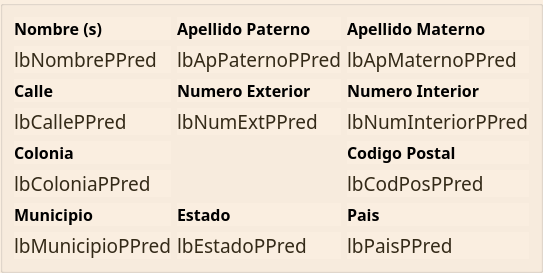
                   <widget class="QgsCollapsibleGroupBox" name="mGroupBox_7">
                    <property name="maximumSize">
                     <size>
                      <width>900</width>
                      <height>16777215</height>
                     </size>
                    </property>
                    <property name="font">
                     <font>
                      <family>Century Gothic</family>
                      <pointsize>12</pointsize>
                      <weight>75</weight>
                      <bold>true</bold>
                     </font>
                    </property>
                    <property name="styleSheet">
                     <string notr="true">QgsCollapsibleGroupBoxBasic::title, QgsCollapsibleGroupBox::title {  subcontrol-origin: margin;  subcontrol-position: top left;  margin-left: 20px;  margin-right: 5px;  left: 0px;  top: 2px;}
QGroupBox, QLabel{
background : rgb(250,238,224);
}QgsCollapsibleGroupBoxBasic::title, QgsCollapsibleGroupBox::title {  subcontrol-origin: margin;  subcontrol-position: top left;  margin-left: 20px;  margin-right: 5px;  left: 0px;  top: 1px;}QgsCollapsibleGroupBoxBasic::title, QgsCollapsibleGroupBox::title {  subcontrol-origin: margin;  subcontrol-position: top left;  margin-left: 20px;  margin-right: 5px;  left: 0px;  top: 1px;}QgsCollapsibleGroupBoxBasic::title, QgsCollapsibleGroupBox::title {  subcontrol-origin: margin;  subcontrol-position: top left;  margin-left: 20px;  margin-right: 5px;  left: 0px;  top: 1px;}QgsCollapsibleGroupBoxBasic::title, QgsCollapsibleGroupBox::title {  subcontrol-origin: margin;  subcontrol-position: top left;  margin-left: 20px;  margin-right: 5px;  left: 0px;  top: 1px;}QgsCollapsibleGroupBoxBasic::title, QgsCollapsibleGroupBox::title {  subcontrol-origin: margin;  subcontrol-position: top left;  margin-left: 20px;  margin-right: 5px;  left: 0px;  top: 1px;}QgsCollapsibleGroupBoxBasic::title, QgsCollapsibleGroupBox::title {  subcontrol-origin: margin;  subcontrol-position: top left;  margin-left: 20px;  margin-right: 5px;  left: 0px;  top: 1px;}QgsCollapsibleGroupBoxBasic::title, QgsCollapsibleGroupBox::title {  subcontrol-origin: margin;  subcontrol-position: top left;  margin-left: 20px;  margin-right: 5px;  left: 0px;  top: 1px;}QgsCollapsibleGroupBoxBasic::title, QgsCollapsibleGroupBox::title {  subcontrol-origin: margin;  subcontrol-position: top left;  margin-left: 20px;  margin-right: 5px;  left: 0px;  top: 1px;}QgsCollapsibleGroupBoxBasic::title, QgsCollapsibleGroupBox::title {  subcontrol-origin: margin;  subcontrol-position: top left;  margin-left: 20px;  margin-right: 5px;  left: 0px;  top: 1px;}QgsCollapsibleGroupBoxBasic::title, QgsCollapsibleGroupBox::title {  subcontrol-origin: margin;  subcontrol-position: top left;  margin-left: 20px;  margin-right: 5px;  left: 0px;  top: 1px;}QgsCollapsibleGroupBoxBasic::title, QgsCollapsibleGroupBox::title {  subcontrol-origin: margin;  subcontrol-position: top left;  margin-left: 20px;  margin-right: 5px;  left: 0px;  top: 1px;}QgsCollapsibleGroupBoxBasic::title, QgsCollapsibleGroupBox::title {  subcontrol-origin: margin;  subcontrol-position: top left;  margin-left: 20px;  margin-right: 5px;  left: 0px;  top: 1px;}QgsCollapsibleGroupBoxBasic::title, QgsCollapsibleGroupBox::title {  subcontrol-origin: margin;  subcontrol-position: top left;  margin-left: 20px;  margin-right: 5px;  left: 0px;  top: 1px;}QgsCollapsibleGroupBoxBasic::title, QgsCollapsibleGroupBox::title {  subcontrol-origin: margin;  subcontrol-position: top left;  margin-left: 20px;  margin-right: 5px;  left: 0px;  top: 1px;}</string>
                    </property>
                    <property name="title">
                     <string/>
                    </property>
                    <layout class="QGridLayout" name="gridLayout_34">
                     <item row="3" column="0">
                      <widget class="QLabel" name="lbCallePPred">
                       <property name="maximumSize">
                        <size>
                         <width>360</width>
                         <height>120</height>
                        </size>
                       </property>
                       <property name="font">
                        <font>
                         <family>Century Gothic</family>
                         <pointsize>14</pointsize>
                         <weight>50</weight>
                         <bold>false</bold>
                        </font>
                       </property>
                       <property name="styleSheet">
                        <string notr="true">color : rgb(52, 42, 24 )</string>
                       </property>
                       <property name="text">
                        <string>lbCallePPred</string>
                       </property>
                      </widget>
                     </item>
                     <item row="1" column="0">
                      <widget class="QLabel" name="lbNombrePPred">
                       <property name="maximumSize">
                        <size>
                         <width>360</width>
                         <height>120</height>
                        </size>
                       </property>
                       <property name="font">
                        <font>
                         <family>Century Gothic</family>
                         <pointsize>14</pointsize>
                         <weight>50</weight>
                         <bold>false</bold>
                        </font>
                       </property>
                       <property name="styleSheet">
                        <string notr="true">color : rgb(52, 42, 24 )</string>
                       </property>
                       <property name="text">
                        <string>lbNombrePPred</string>
                       </property>
                      </widget>
                     </item>
                     <item row="0" column="2">
                      <widget class="QLabel" name="label_180">
                       <property name="maximumSize">
                        <size>
                         <width>240</width>
                         <height>16777215</height>
                        </size>
                       </property>
                       <property name="font">
                        <font>
                         <family>Century Gothic</family>
                         <pointsize>12</pointsize>
                         <weight>75</weight>
                         <bold>true</bold>
                        </font>
                       </property>
                       <property name="text">
                        <string>Apellido Materno</string>
                       </property>
                      </widget>
                     </item>
                     <item row="6" column="0">
                      <widget class="QLabel" name="label_16">
                       <property name="font">
                        <font>
                         <family>Century Gothic</family>
                         <pointsize>12</pointsize>
                         <weight>75</weight>
                         <bold>true</bold>
                        </font>
                       </property>
                       <property name="text">
                        <string>Municipio</string>
                       </property>
                      </widget>
                     </item>
                     <item row="1" column="2">
                      <widget class="QLabel" name="lbApMaternoPPred">
                       <property name="maximumSize">
                        <size>
                         <width>240</width>
                         <height>16777215</height>
                        </size>
                       </property>
                       <property name="font">
                        <font>
                         <family>Century Gothic</family>
                         <pointsize>14</pointsize>
                         <weight>50</weight>
                         <bold>false</bold>
                        </font>
                       </property>
                       <property name="styleSheet">
                        <string notr="true">color : rgb(52, 42, 24 )</string>
                       </property>
                       <property name="text">
                        <string>lbApMaternoPPred</string>
                       </property>
                      </widget>
                     </item>
                     <item row="2" column="1">
                      <widget class="QLabel" name="label_175">
                       <property name="font">
                        <font>
                         <family>Century Gothic</family>
                         <pointsize>12</pointsize>
                         <weight>75</weight>
                         <bold>true</bold>
                        </font>
                       </property>
                       <property name="text">
                        <string>Numero Exterior</string>
                       </property>
                      </widget>
                     </item>
                     <item row="3" column="1">
                      <widget class="QLabel" name="lbNumExtPPred">
                       <property name="font">
                        <font>
                         <family>Century Gothic</family>
                         <pointsize>14</pointsize>
                         <weight>50</weight>
                         <bold>false</bold>
                        </font>
                       </property>
                       <property name="styleSheet">
                        <string notr="true">color : rgb(52, 42, 24 )</string>
                       </property>
                       <property name="text">
                        <string>lbNumExtPPred</string>
                       </property>
                      </widget>
                     </item>
                     <item row="0" column="1">
                      <widget class="QLabel" name="label_181">
                       <property name="font">
                        <font>
                         <family>Century Gothic</family>
                         <pointsize>12</pointsize>
                         <weight>75</weight>
                         <bold>true</bold>
                        </font>
                       </property>
                       <property name="text">
                        <string>Apellido Paterno</string>
                       </property>
                      </widget>
                     </item>
                     <item row="1" column="1">
                      <widget class="QLabel" name="lbApPaternoPPred">
                       <property name="font">
                        <font>
                         <family>Century Gothic</family>
                         <pointsize>14</pointsize>
                         <weight>50</weight>
                         <bold>false</bold>
                        </font>
                       </property>
                       <property name="styleSheet">
                        <string notr="true">color : rgb(52, 42, 24 )</string>
                       </property>
                       <property name="text">
                        <string>lbApPaternoPPred</string>
                       </property>
                      </widget>
                     </item>
                     <item row="5" column="0">
                      <widget class="QLabel" name="lbColoniaPPred">
                       <property name="maximumSize">
                        <size>
                         <width>360</width>
                         <height>16777215</height>
                        </size>
                       </property>
                       <property name="font">
                        <font>
                         <family>Century Gothic</family>
                         <pointsize>14</pointsize>
                         <weight>50</weight>
                         <bold>false</bold>
                        </font>
                       </property>
                       <property name="styleSheet">
                        <string notr="true">color : rgb(52, 42, 24 )</string>
                       </property>
                       <property name="text">
                        <string>lbColoniaPPred</string>
                       </property>
                      </widget>
                     </item>
                     <item row="2" column="0">
                      <widget class="QLabel" name="label_166">
                       <property name="maximumSize">
                        <size>
                         <width>360</width>
                         <height>16777215</height>
                        </size>
                       </property>
                       <property name="font">
                        <font>
                         <family>Century Gothic</family>
                         <pointsize>12</pointsize>
                         <weight>75</weight>
                         <bold>true</bold>
                        </font>
                       </property>
                       <property name="text">
                        <string>Calle</string>
                       </property>
                      </widget>
                     </item>
                     <item row="4" column="0">
                      <widget class="QLabel" name="label_182">
                       <property name="maximumSize">
                        <size>
                         <width>360</width>
                         <height>16777215</height>
                        </size>
                       </property>
                       <property name="font">
                        <font>
                         <family>Century Gothic</family>
                         <pointsize>12</pointsize>
                         <weight>75</weight>
                         <bold>true</bold>
                        </font>
                       </property>
                       <property name="text">
                        <string>Colonia</string>
                       </property>
                      </widget>
                     </item>
                     <item row="0" column="0">
                      <widget class="QLabel" name="label_164">
                       <property name="maximumSize">
                        <size>
                         <width>360</width>
                         <height>16777215</height>
                        </size>
                       </property>
                       <property name="font">
                        <font>
                         <family>Century Gothic</family>
                         <pointsize>12</pointsize>
                         <weight>75</weight>
                         <bold>true</bold>
                        </font>
                       </property>
                       <property name="text">
                        <string>Nombre (s)</string>
                       </property>
                      </widget>
                     </item>
                     <item row="7" column="0">
                      <widget class="QLabel" name="lbMunicipioPPred">
                       <property name="font">
                        <font>
                         <family>Century Gothic</family>
                         <pointsize>14</pointsize>
                         <weight>50</weight>
                         <bold>false</bold>
                        </font>
                       </property>
                       <property name="styleSheet">
                        <string notr="true">color : rgb(52, 42, 24 )</string>
                       </property>
                       <property name="text">
                        <string>lbMunicipioPPred</string>
                       </property>
                      </widget>
                     </item>
                     <item row="7" column="1">
                      <widget class="QLabel" name="lbEstadoPPred">
                       <property name="font">
                        <font>
                         <family>Century Gothic</family>
                         <pointsize>14</pointsize>
                         <weight>50</weight>
                         <bold>false</bold>
                        </font>
                       </property>
                       <property name="styleSheet">
                        <string notr="true">color : rgb(52, 42, 24 )</string>
                       </property>
                       <property name="text">
                        <string>lbEstadoPPred</string>
                       </property>
                      </widget>
                     </item>
                     <item row="6" column="1">
                      <widget class="QLabel" name="label_171">
                       <property name="font">
                        <font>
                         <family>Century Gothic</family>
                         <pointsize>12</pointsize>
                         <weight>75</weight>
                         <bold>true</bold>
                        </font>
                       </property>
                       <property name="text">
                        <string>Estado</string>
                       </property>
                      </widget>
                     </item>
                     <item row="2" column="2">
                      <widget class="QLabel" name="label_67">
                       <property name="font">
                        <font>
                         <family>Century Gothic</family>
                         <pointsize>12</pointsize>
                         <weight>75</weight>
                         <bold>true</bold>
                        </font>
                       </property>
                       <property name="text">
                        <string>Numero Interior</string>
                       </property>
                      </widget>
                     </item>
                     <item row="3" column="2">
                      <widget class="QLabel" name="lbNumInteriorPPred">
                       <property name="font">
                        <font>
                         <family>Century Gothic</family>
                         <pointsize>14</pointsize>
                         <weight>50</weight>
                         <bold>false</bold>
                        </font>
                       </property>
                       <property name="styleSheet">
                        <string notr="true">color : rgb(52, 42, 24 )</string>
                       </property>
                       <property name="text">
                        <string>lbNumInteriorPPred</string>
                       </property>
                      </widget>
                     </item>
                     <item row="4" column="2">
                      <widget class="QLabel" name="label_106">
                       <property name="font">
                        <font>
                         <family>Century Gothic</family>
                         <pointsize>12</pointsize>
                         <weight>75</weight>
                         <bold>true</bold>
                        </font>
                       </property>
                       <property name="text">
                        <string>Codigo Postal</string>
                       </property>
                      </widget>
                     </item>
                     <item row="5" column="2">
                      <widget class="QLabel" name="lbCodPosPPred">
                       <property name="font">
                        <font>
                         <family>Century Gothic</family>
                         <pointsize>14</pointsize>
                         <weight>50</weight>
                         <bold>false</bold>
                        </font>
                       </property>
                       <property name="styleSheet">
                        <string notr="true">color : rgb(52, 42, 24 )</string>
                       </property>
                       <property name="text">
                        <string>lbCodPosPPred</string>
                       </property>
                      </widget>
                     </item>
                     <item row="6" column="2">
                      <widget class="QLabel" name="label_113">
                       <property name="font">
                        <font>
                         <family>Century Gothic</family>
                         <pointsize>12</pointsize>
                         <weight>75</weight>
                         <bold>true</bold>
                        </font>
                       </property>
                       <property name="text">
                        <string>Pais</string>
                       </property>
                      </widget>
                     </item>
                     <item row="7" column="2">
                      <widget class="QLabel" name="lbPaisPPred">
                       <property name="font">
                        <font>
                         <family>Century Gothic</family>
                         <pointsize>14</pointsize>
                         <weight>50</weight>
                         <bold>false</bold>
                        </font>
                       </property>
                       <property name="styleSheet">
                        <string notr="true">color : rgb(52, 42, 24 )</string>
                       </property>
                       <property name="text">
                        <string>lbPaisPPred</string>
                       </property>
                      </widget>
                     </item>
                    </layout>
                   </widget>
